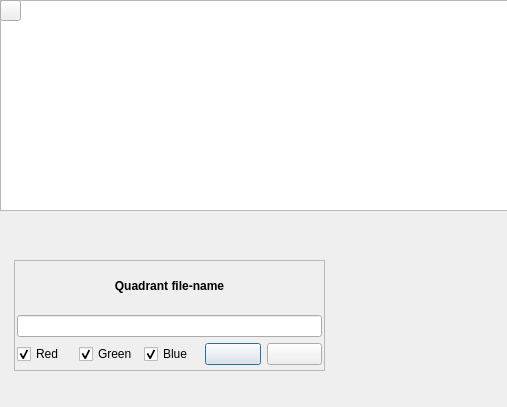
<?xml version="1.0" encoding="UTF-8"?>
<ui version="4.0">
 <class>showAnCalChrRes</class>
 <widget class="QDialog" name="showAnCalChrRes">
  <property name="geometry">
   <rect>
    <x>0</x>
    <y>0</y>
    <width>507</width>
    <height>407</height>
   </rect>
  </property>
  <property name="windowTitle">
   <string>Analysis results</string>
  </property>
  <widget class="QGraphicsView" name="canvasCroped">
   <property name="geometry">
    <rect>
     <x>0</x>
     <y>0</y>
     <width>511</width>
     <height>211</height>
    </rect>
   </property>
  </widget>
  <widget class="QFrame" name="frame">
   <property name="geometry">
    <rect>
     <x>14</x>
     <y>260</y>
     <width>311</width>
     <height>111</height>
    </rect>
   </property>
   <property name="frameShape">
    <enum>QFrame::StyledPanel</enum>
   </property>
   <property name="frameShadow">
    <enum>QFrame::Raised</enum>
   </property>
   <widget class="QWidget" name="layoutWidget">
    <property name="geometry">
     <rect>
      <x>3</x>
      <y>3</y>
      <width>305</width>
      <height>102</height>
     </rect>
    </property>
    <layout class="QGridLayout" name="gridLayout">
     <item row="2" column="3">
      <widget class="QPushButton" name="pbSaveAnalysis">
       <property name="enabled">
        <bool>true</bool>
       </property>
       <property name="toolTip">
        <string>&lt;html&gt;&lt;head/&gt;&lt;body&gt;&lt;p&gt;Save parameters into XML&lt;/p&gt;&lt;/body&gt;&lt;/html&gt;</string>
       </property>
       <property name="text">
        <string/>
       </property>
       <property name="icon">
        <iconset resource="lstImgs.qrc">
         <normaloff>:/new/icons/imagenInte/add-484.png</normaloff>:/new/icons/imagenInte/add-484.png</iconset>
       </property>
      </widget>
     </item>
     <item row="2" column="0">
      <widget class="QCheckBox" name="chbRed">
       <property name="text">
        <string>Red</string>
       </property>
       <property name="checked">
        <bool>true</bool>
       </property>
      </widget>
     </item>
     <item row="2" column="2">
      <widget class="QCheckBox" name="chbBlue">
       <property name="text">
        <string>Blue</string>
       </property>
       <property name="checked">
        <bool>true</bool>
       </property>
      </widget>
     </item>
     <item row="2" column="1">
      <widget class="QCheckBox" name="chbGreen">
       <property name="text">
        <string>Green</string>
       </property>
       <property name="checked">
        <bool>true</bool>
       </property>
      </widget>
     </item>
     <item row="2" column="4">
      <widget class="QPushButton" name="pbClearCalib">
       <property name="enabled">
        <bool>true</bool>
       </property>
       <property name="toolTip">
        <string>&lt;html&gt;&lt;head/&gt;&lt;body&gt;&lt;p&gt;Clear all calibration settings&lt;/p&gt;&lt;/body&gt;&lt;/html&gt;</string>
       </property>
       <property name="text">
        <string/>
       </property>
       <property name="icon">
        <iconset resource="lstImgs.qrc">
         <normaloff>:/new/icons/imagenInte/edit-clear.png</normaloff>:/new/icons/imagenInte/edit-clear.png</iconset>
       </property>
      </widget>
     </item>
     <item row="0" column="0" colspan="5">
      <widget class="QLabel" name="label">
       <property name="text">
        <string>&lt;html&gt;&lt;head/&gt;&lt;body&gt;&lt;p align=&quot;center&quot;&gt;&lt;span style=&quot; font-weight:600;&quot;&gt;Quadrant file-name&lt;/span&gt;&lt;/p&gt;&lt;/body&gt;&lt;/html&gt;</string>
       </property>
      </widget>
     </item>
     <item row="1" column="0" colspan="5">
      <widget class="QLineEdit" name="txtQuadFilename"/>
     </item>
    </layout>
   </widget>
  </widget>
  <widget class="QPushButton" name="pbCloseThis">
   <property name="enabled">
    <bool>true</bool>
   </property>
   <property name="geometry">
    <rect>
     <x>0</x>
     <y>0</y>
     <width>21</width>
     <height>21</height>
    </rect>
   </property>
   <property name="toolTip">
    <string>&lt;html&gt;&lt;head/&gt;&lt;body&gt;&lt;p&gt;Close&lt;/p&gt;&lt;/body&gt;&lt;/html&gt;</string>
   </property>
   <property name="text">
    <string/>
   </property>
   <property name="icon">
    <iconset resource="lstImgs.qrc">
     <normaloff>:/new/icons/imagenInte/application-exit.png</normaloff>:/new/icons/imagenInte/application-exit.png</iconset>
   </property>
   <property name="iconSize">
    <size>
     <width>18</width>
     <height>18</height>
    </size>
   </property>
  </widget>
 </widget>
 <resources>
  <include location="lstImgs.qrc"/>
 </resources>
 <connections/>
</ui>
